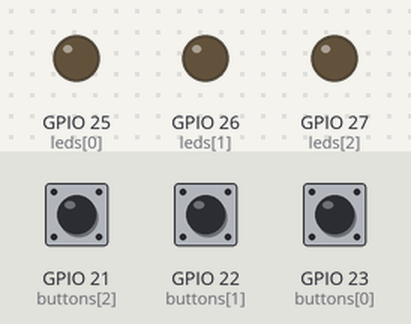
The sketch below on a simulated ESP32. On the bench: output pins drawn as LEDs (lit = HIGH). The inputs (shaded band) are chosen by the test bench; at power-on: GPIO 21 (buttons[2]) HIGH, GPIO 22 (buttons[1]) HIGH, GPIO 23 (buttons[0]) HIGH.

Above: at 1.2 s.
1.3 s: GPIO 21 (buttons[2]) pulled LOW for 0.15 s
At 1.38 s:
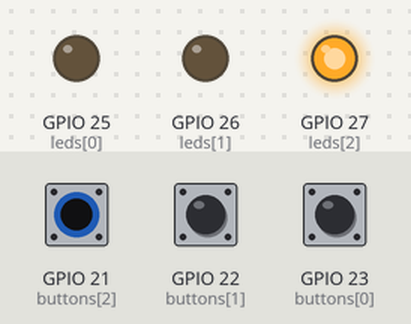
2.9 s: GPIO 22 (buttons[1]) pulled LOW for 0.15 s
At 2.97 s:
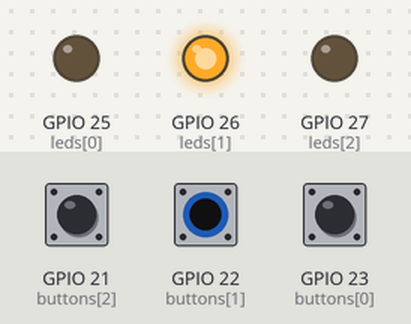
4.5 s: GPIO 23 (buttons[0]) pulled LOW for 0.15 s
At 4.57 s:
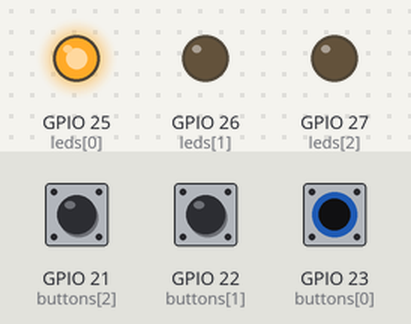
6.1 s: GPIO 23 (buttons[0]) pulled LOW for 3.2 s
At 10.1 s:
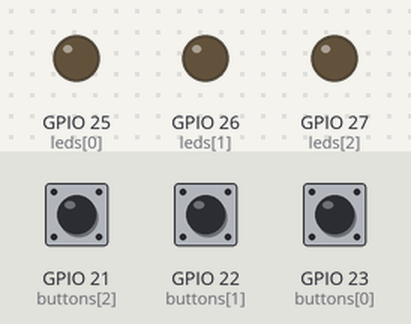
10.8 s: GPIO 21 (buttons[2]) pulled LOW for 3.2 s
At 11.1 s:
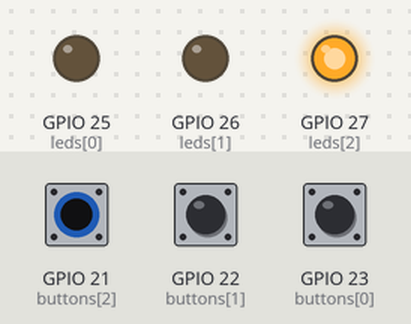
15.5 s: GPIO 21 (buttons[2]) driven LOW and GPIO 22 (buttons[1]) driven LOW
At 16.0 s:
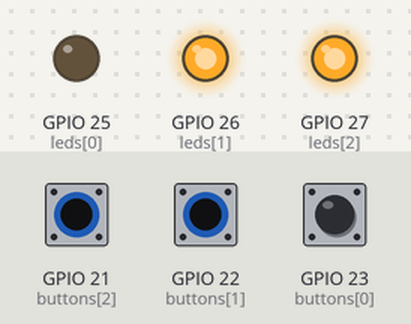
Timing chart, 0 to 18.0 s (numbered marks = the images above; inputs shaded):
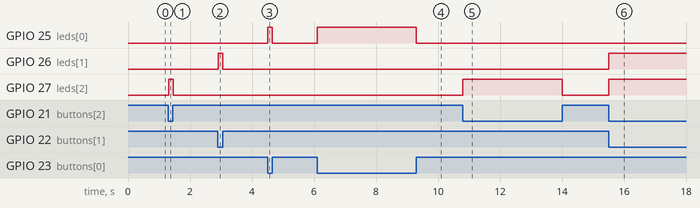

Measured:
- after the input at 1.3 s, GPIO 27 (leds[2]): LOW → HIGH at once, → LOW 0.15 s later
- after the input at 2.9 s, GPIO 26 (leds[1]): LOW → HIGH at once, → LOW 0.15 s later
- after the input at 4.5 s, GPIO 25 (leds[0]): LOW → HIGH at once, → LOW 0.15 s later
- after the input at 6.1 s, GPIO 25 (leds[0]): LOW → HIGH at once, → LOW 3.2 s later
- after the input at 10.8 s, GPIO 27 (leds[2]): LOW → HIGH at once, → LOW 3.2 s later
- after the input at 15.5 s, GPIO 26 (leds[1]), GPIO 27 (leds[2]): LOW → HIGH at once

The sketch:

hardware_test.ino
```cpp
/*
 * Simplified Memory Game — Hardware Test Firmware
 *
 * Tests button inputs and LED outputs.
 * Each button lights its corresponding LED when pressed.
 *
 * GPIO Mapping:
 *   SW1 → GPIO23 | D1 → GPIO25
 *   SW2 → GPIO22 | D2 → GPIO26
 *   SW3 → GPIO21 | D3 → GPIO27
 *
 * Board: ESP32-WROOM-32E
 */

int buttons[3] = {23, 22, 21};
int leds[3] = {25, 26, 27};

void setup() {
  Serial.begin(115200);

  for (int i = 0; i < 3; i++) {
    pinMode(buttons[i], INPUT_PULLUP);
    pinMode(leds[i], OUTPUT);
  }
}

void loop() {
  for (int count = 0; count < 3; count++) {
    if (digitalRead(buttons[count]) == LOW) {
      digitalWrite(leds[count], HIGH);
    } else {
      digitalWrite(leds[count], LOW);
    }
  }
  delay(10);
}
```
